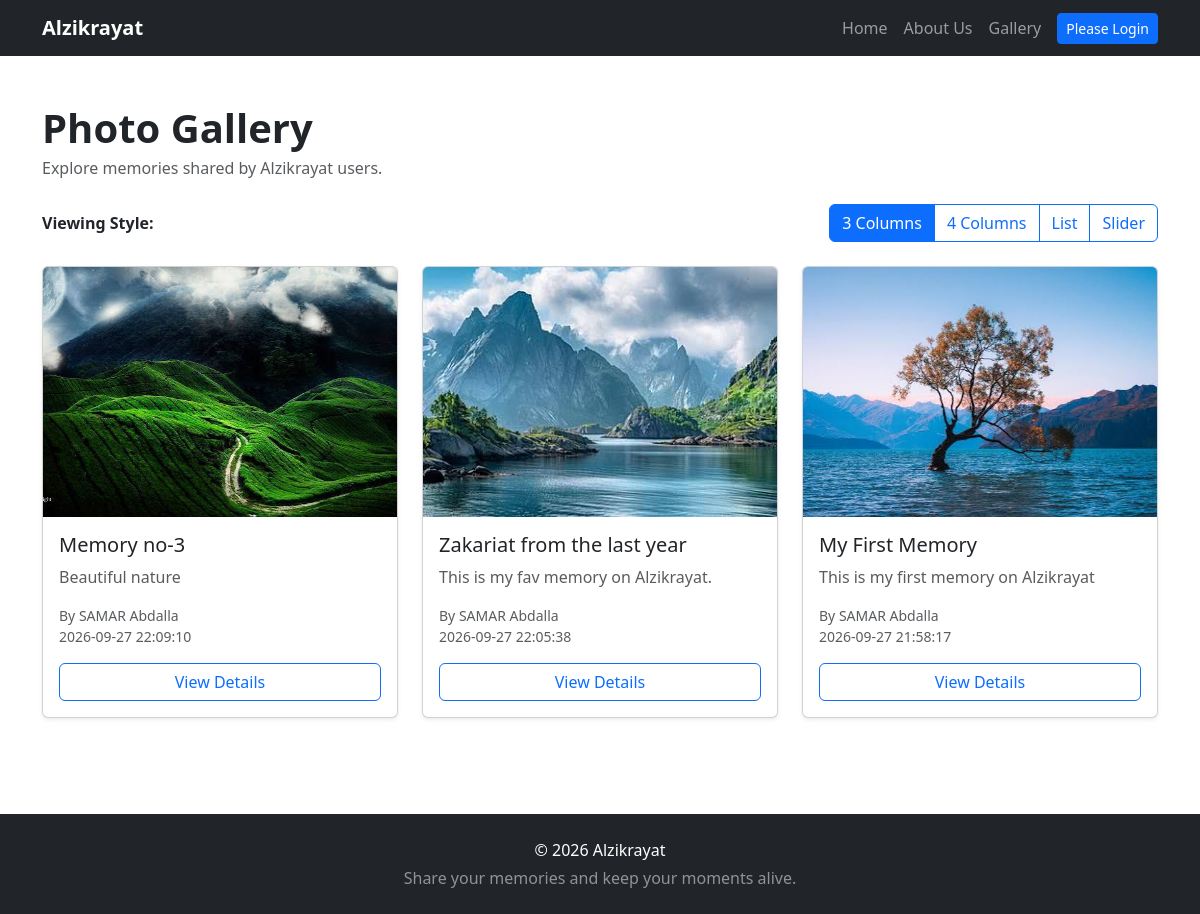
Page /public/photos on the committed database.
### tables this page shows
CREATE TABLE `photos` (
  `id` int(11) NOT NULL,
  `user_id` int(11) NOT NULL,
  `file_name` varchar(255) NOT NULL,
  `title` varchar(200) NOT NULL,
  `description` text DEFAULT NULL,
  `date_time` timestamp NOT NULL DEFAULT current_timestamp()
);

CREATE TABLE `users` (
  `id` int(11) NOT NULL,
  `first_name` varchar(50) NOT NULL,
  `last_name` varchar(50) NOT NULL,
  `email` varchar(100) NOT NULL,
  `password` varchar(255) NOT NULL,
  `location` varchar(100) DEFAULT NULL,
  `description` text DEFAULT NULL,
  `occupation` varchar(100) DEFAULT NULL
);

### core/Controller.php (called while the page is built, shortened)
<?php
class Controller
{
    protected function view($viewPath, $data = [])
    {
        $fullPath = __DIR__ . '/../views/' . $viewPath . '.php';
        extract($data);
        require $fullPath;
    }
}

### controllers/PhotoController.php (called while the page is built, shortened)
<?php
require_once __DIR__ . '/../core/Controller.php';
require_once __DIR__ . '/../models/Photo.php';
class PhotoController extends Controller
{
    private Photo $photoModel;
    public function __construct()
    {
        $this->photoModel = new Photo();
    }
    public function index()
    {
        $photos = $this->photoModel->getAll();
        $this->view('photos/index', [
            'photos' => $photos
        ]);
    }
}

### public/index.php (called while the page is built, shortened)
<?php
require_once __DIR__ . '/../core/Router.php';
require_once __DIR__ . '/../core/Controller.php';
require_once __DIR__ . '/../controllers/PhotoController.php';
$router = new Router();
$router->add(
    'GET',
    '/',
    ['HomeController', 'index']
);
$router->add(
    'GET',
    '/auth',
    ['AuthController', 'showAuth']
);
$router->add(
    'GET',
    '/auth/register',
    ['AuthController', 'showRegister']
);
$router->add(
    'POST',
    '/auth/register',
    ['AuthController', 'register']
);
$router->add(
    'POST',
    '/auth/login',
    ['AuthController', 'login']
);
$router->add(
    'GET',
    '/auth/logout',
    ['AuthController', 'logout']
);
$router->add(
    'GET',
    '/photos',
    ['PhotoController', 'index']
);
$router->add(
    'GET',
    '/photos/create',
    ['PhotoController', 'create']
);
$router->add(
    'POST',
    '/photos/store',
    ['PhotoController', 'store']
);
$router->add(
    'GET',
    '/photos/{id}',
    ['PhotoController', 'show']
);
$router->add(
    'GET',
    '/photos/{id}/edit',
    ['PhotoController', 'edit']
);
$router->add(
    'POST',
    '/photos/{id}/update',
    ['PhotoController', 'update']
);
$router->add(
    'POST',
    '/photos/{id}/delete',
    ['PhotoController', 'delete']
);
$router->add(
    'POST',
    '/photos/{id}/comments',
    ['CommentController', 'store']
);
$requestMethod = $_SERVER['REQUEST_METHOD'];
$requestPath = parse_url(
    $_SERVER['REQUEST_URI'],
    PHP_URL_PATH
);
$basePath = '/alzikrayat/public';
if (strpos($requestPath, $basePath) === 0) {
    $requestPath = substr(
        $requestPath,
        strlen($basePath)
    );
}
$router->dispatch(
    $requestMethod,
    $requestPath
);

### config/database.php (called while the page is built)
<?php
class Database
{
    private $host = "localhost";
    private $databaseName = "alzikrayat";
    private $username = "root";
    private $password = "";
    public function connect()
    {
        try {
            $connection = new PDO(
                "mysql:host={$this->host};dbname={$this->databaseName};charset=utf8mb4",
                $this->username,
                $this->password
            );
            $connection->setAttribute(
                PDO::ATTR_ERRMODE,
                PDO::ERRMODE_EXCEPTION
            );
            return $connection;
        } catch (PDOException $exception) {
            die("Database connection failed: " . $exception->getMessage());
        }
    }
}

### models/Photo.php (called while the page is built, shortened)
<?php
require_once __DIR__ . '/../config/database.php';
class Photo
{
    private PDO $db;
    public function __construct()
    {
        $database = new Database();
        $this->db = $database->connect();
    }
    public function getAll(): array
    {
        $sql = "
            SELECT
                Photos.id,
                Photos.user_id,
                Photos.file_name,
                Photos.title,
                Photos.description,
                Photos.date_time,
                Users.first_name,
                Users.last_name
            FROM Photos
            INNER JOIN Users
                ON Photos.user_id = Users.id
            ORDER BY Photos.date_time DESC
        ";
        $stmt = $this->db->prepare($sql);
        $stmt->execute();
        return $stmt->fetchAll(PDO::FETCH_ASSOC);
    }
}

### views/photos/index.php (the view, shortened to what this page needs)
<?php
require __DIR__ . '/../layout/header.php';
?>
<main class="container py-5">
    <div class="d-flex flex-column flex-md-row justify-content-between align-items-md-center mb-4">
        <div>
            <h1 class="fw-bold mb-1">
                Photo Gallery
            </h1>
            <p class="text-muted mb-0">
                Explore memories shared by Alzikrayat users.
            </p>
        </div>
    </div>
    <?php if (empty($photos)): ?>
        <div class="alert alert-info text-center">
            No photos have been shared yet.
        </div>
        <?php else: ?>
        <div class="gallery-toolbar mb-4">
            <div>
                <span class="fw-semibold">
                    Viewing Style:
                </span>
            </div>
            <div class="btn-group" role="group">
    <button
        type="button"
        class="btn btn-outline-primary active"
        data-view="three-column"
    >
        3 Columns
    </button>
    <button
        type="button"
        class="btn btn-outline-primary"
        data-view="four-column"
    >
        4 Columns
    </button>
    <button
        type="button"
        class="btn btn-outline-primary"
        data-view="list"
    >
        List
    </button>
    <button
        type="button"
        class="btn btn-outline-primary"
        data-view="slider"
    >
        Slider
    </button>
</div>
        </div>
        <div
    id="photoGallery"
    class="photo-gallery gallery-three-column"
>
            <?php foreach ($photos as $photo): ?>
                                <div class="gallery-item">
                    <div class="card h-100 shadow-sm">
                        <img
                            src="/alzikrayat/public/images/uploads/<?= htmlspecialchars(
                                $photo['file_name'],
                                ENT_QUOTES,
                                'UTF-8'
                            ) ?>"
                            class="card-img-top gallery-image"
                            alt="<?= htmlspecialchars(
                                $photo['title'],
                                ENT_QUOTES,
                                'UTF-8'
                            ) ?>"
                            style="height: 250px; object-fit: cover;"
                        >
                        <div class="card-body d-flex flex-column">
                            <h2 class="h5 card-title">
                                <?= htmlspecialchars(
                                    $photo['title'],
                                    ENT_QUOTES,
                                    'UTF-8'
                                ) ?>
                            </h2>
                            <?php if (!empty($photo['description'])): ?>
                                <p class="card-text text-muted">
                                    <?= htmlspecialchars(
                                        $photo['description'],
                                        ENT_QUOTES,
                                        'UTF-8'
                                    ) ?>
                                </p>
                            <?php endif; ?>
                            <p class="small text-muted mb-3">
                                By
                                <?= htmlspecialchars(
                                    $photo['first_name'] . ' ' . $photo['last_name'],
                                    ENT_QUOTES,
                                    'UTF-8'
                                ) ?>
                                <br>
                                <?= htmlspecialchars(
                                    $photo['date_time'],
                                    ENT_QUOTES,
                                    'UTF-8'
                                ) ?>
                            </p>
                            <a
                                href="/alzikrayat/public/photos/<?= (int) $photo['id'] ?>"
                                class="btn btn-outline-primary mt-auto"
                            >
                                View Details
                            </a>
                        </div>
                    </div>
                </div>
            <?php endforeach; ?>
        </div>
    <?php endif; ?>
</main>
<?php
require __DIR__ . '/../layout/footer.php';
?>

### core/Router.php (shortened to what this page needs)
<?php
class Router
{
    private $routes = [];
    public function add($method, $routePath, $controllerAction)
    {
        $this->routes[] = [
            'method' => strtoupper($method),
            'path' => $routePath,
            'action' => $controllerAction
        ];
    }
    public function dispatch($requestMethod, $requestPath)
    {
        foreach ($this->routes as $route) {
            if ($route['method'] !== strtoupper($requestMethod)) {
                continue;
            }
            $pattern = preg_replace(
                '/\{([a-zA-Z]+)\}/',
                '([^/]+)',
                $route['path']
            );
            $pattern = '#^' . $pattern . '$#';
            if (preg_match($pattern, $requestPath, $matches)) {
                array_shift($matches);
                $controllerMethod = $route['action'][1];
                $controller = new $controllerClass();
                call_user_func_array(
                    [$controller, $controllerMethod],
                    $matches
                );
                return;
            }
        }
    }
}

### views/layout/header.php (shortened to what this page needs)
<?php
$isLoggedIn = isset($_SESSION['user_id']);
$firstName = $_SESSION['first_name'] ?? '';
?>
<!DOCTYPE html>
<html lang="en">
<head>
    <link
        href="https://cdn.jsdelivr.net/npm/bootstrap@5.3.3/dist/css/bootstrap.min.css"
        rel="stylesheet"
    >
<link
    rel="stylesheet"
    href="/alzikrayat/public/css/style.css"
>
</head>
<body>
<nav class="navbar navbar-expand-lg navbar-dark bg-dark sticky-top">
    <div class="container">
        <a
            class="navbar-brand fw-bold"
            href="/alzikrayat/public/"
        >
            Alzikrayat
        </a>
        <div
            class="collapse navbar-collapse"
            id="mainNavigation"
        >
            <ul class="navbar-nav ms-auto align-items-lg-center">
                <li class="nav-item">
                    <a
                        class="nav-link"
                        href="/alzikrayat/public/"
                    >
                        Home
                    </a>
                </li>
                <li class="nav-item">
                    <a
                        class="nav-link"
                        href="/alzikrayat/public/#about"
                    >
                        About Us
                    </a>
                </li>
<li class="nav-item">
    <a
        class="nav-link"
        href="/alzikrayat/public/photos"
    >
        Gallery
    </a>
</li>
                <?php if ($isLoggedIn): ?>
                    <li class="nav-item">
                        <span class="nav-link">
                            Hi <?= htmlspecialchars(
                                $firstName,
                                ENT_QUOTES,
                                'UTF-8'
                            ) ?>
                        </span>
                    </li>
                    <li class="nav-item ms-lg-2">
                        <a
                            class="btn btn-danger btn-sm"
                            href="/alzikrayat/public/auth/logout"
                        >
                            Logout
                        </a>
                    </li>
                <?php else: ?>
                    <li class="nav-item ms-lg-2">
                        <a
                            class="btn btn-primary btn-sm"
                            href="/alzikrayat/public/auth"
                        >
                            Please Login
                        </a>
                    </li>
                <?php endif; ?>
            </ul>
        </div>
    </div>
</nav>

### views/layout/footer.php (shortened to what this page needs)
<footer class="bg-dark text-white mt-5 py-4">
    <div class="container text-center">
        <p class="mb-1">
            &copy; <?= date('Y') ?> Alzikrayat
        </p>
        <p class="mb-0 text-white-50">
            Share your memories and keep your moments alive.
        </p>
    </div>
</footer>
</body>
</html>

### public/css/style.css (style rules this page uses)
.photo-gallery { width: 100%; }
.gallery-toolbar { display: flex; justify-content: space-between; align-items: center; gap: 15px; flex-wrap: wrap; }
.gallery-three-column { display: grid; grid-template-columns: repeat(3, 1fr); gap: 24px; }
.gallery-three-column .gallery-item { width: 100%; }
.gallery-image { transition: transform 0.3s ease; }

### rows in the picture
photos: file_name (picture), title "Memory no-3", description "Beautiful nature", user.last_name "SAMAR Abdalla", date_time "2026-09-27 22:09:10"
photos: file_name (picture), title "Zakariat from the last year", description "This is my fav memory on Alzikrayat.", user.last_name "SAMAR Abdalla", date_time "2026-09-27 22:05:38"
photos: file_name (picture), title "My First Memory", description "This is my first memory on Alzikrayat", user.last_name "SAMAR Abdalla", date_time "2026-09-27 21:58:17"
